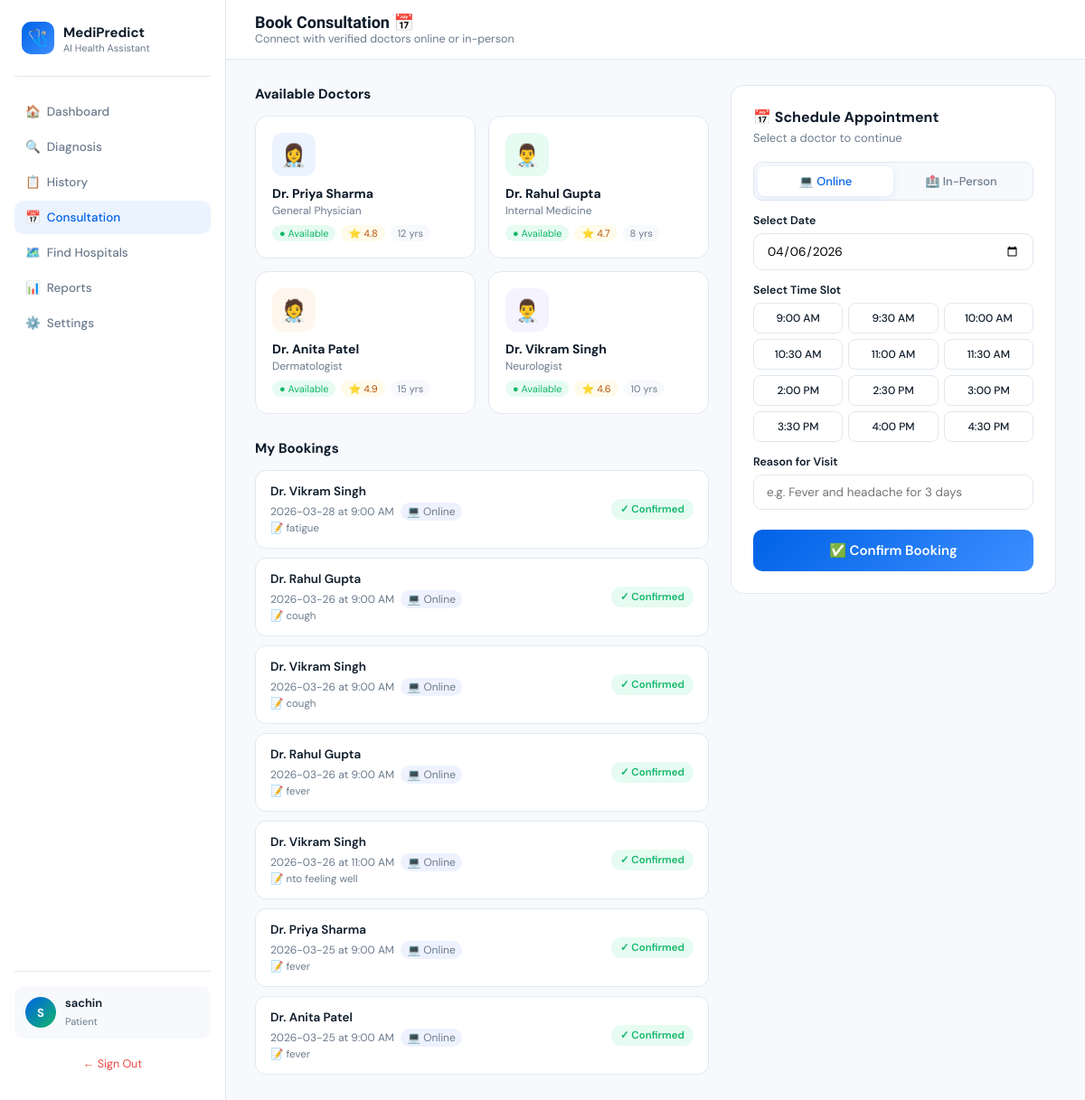
/consultation (signed in), run on an earlier commit of the app's database.
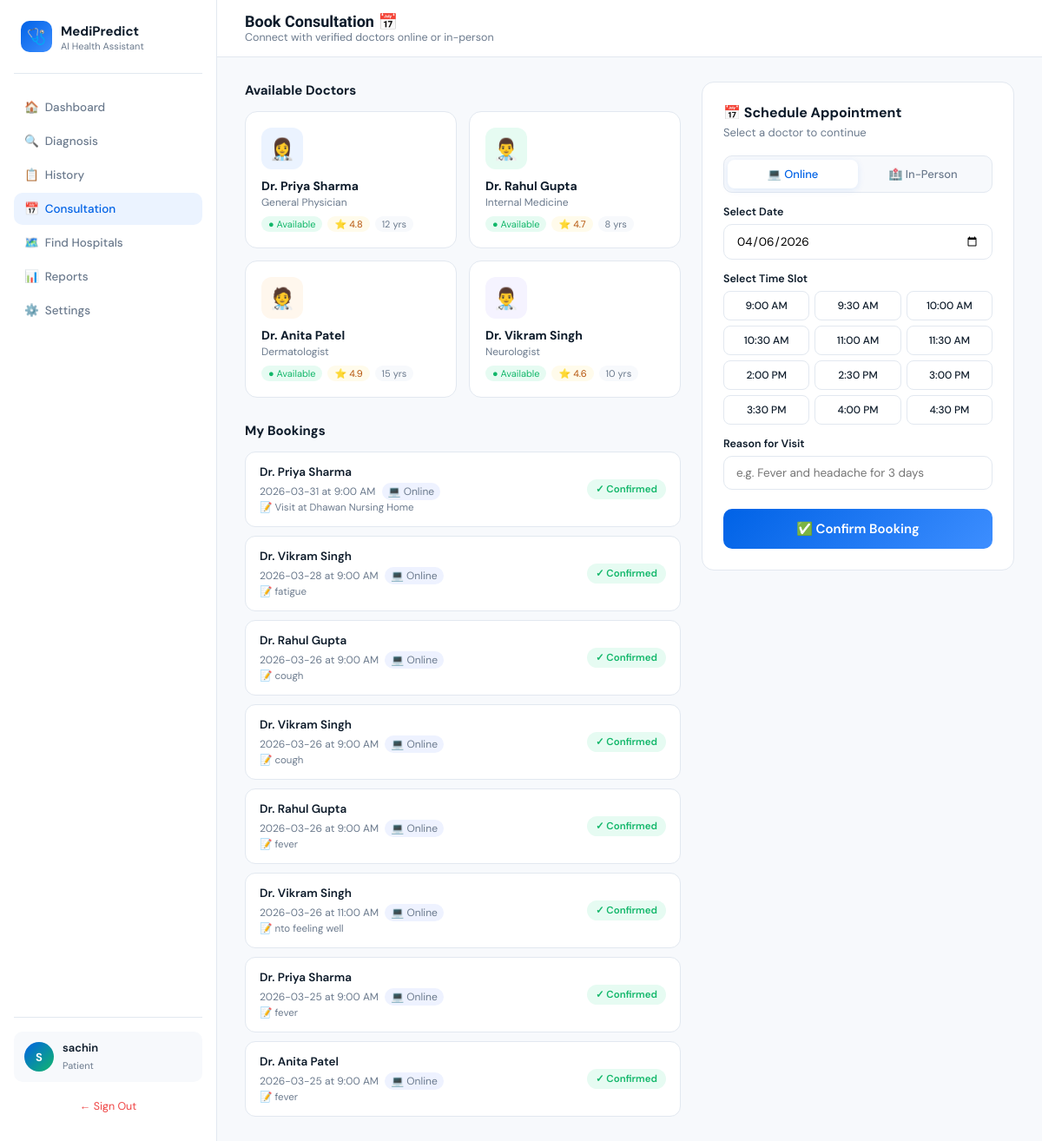
And on a later commit of the database.
### models.py (models this page shows)
class Booking(db.Model):
    __tablename__ = 'bookings'
    id         = db.Column(db.Integer,    primary_key=True)
    booking_id = db.Column(db.String(20), unique=True, nullable=False)
    user_id    = db.Column(db.Integer,    db.ForeignKey('users.id'), nullable=False)
    doctor     = db.Column(db.String(100))
    date       = db.Column(db.String(20))
    time       = db.Column(db.String(20))
    type       = db.Column(db.String(20))
    status     = db.Column(db.String(20), default='confirmed')
    reason     = db.Column(db.Text)
    created_at = db.Column(db.DateTime,  default=datetime.utcnow)
    user = db.relationship('User', backref=db.backref('bookings', lazy=True))
    def to_dict(self):
        return {
            "booking_id": self.booking_id,
            "doctor":     self.doctor  or "",
            "date":       self.date    or "",
            "time":       self.time    or "",
            "type":       self.type    or "",
            "status":     self.status  or "confirmed",
            "reason":     self.reason  or "",
        }

### app.py (the view)
@app.route("/consultation")
@login_required
def consultation_page():
    user     = current_user()
    bookings = (Booking.query.filter_by(user_id=user.id)
                .order_by(Booking.created_at.desc()).all())
    return render_template("consultation.html",
                           username=user.username,
                           my_bookings=[b.to_dict() for b in bookings])

### app.py (called while the page is built)
def login_required(f):
    @wraps(f)
    def decorated(*args, **kwargs):
        if "user_id" not in session:
            return redirect(url_for("login"))
        user = current_user()
        if user and user.role == "patient":
            from flask import request as _req
            if _req.endpoint not in ("payment_page", "confirm_order", "logout"):
                if not user.paid:
                    return redirect(url_for("payment_page"))
                if user.expires_at and user.expires_at < datetime.datetime.utcnow():
                    user.paid = False
                    db.session.commit()
                    return redirect(url_for("payment_page"))
        return f(*args, **kwargs)
    return decorated

def current_user():
    uid = session.get("user_id")
    return User.query.get(uid) if uid else None

### templates/Consultation.html (shortened to what this page needs)
<!DOCTYPE html>
<html lang="en">
<head>
</head>
<body>
<div class="layout">
<aside class="sidebar">
  <div class="logo"><div class="logo-icon">🩺</div><div><strong>MediPredict</strong><span>AI Health Assistant</span></div></div>
  <nav>
    <a href="/">🏠&nbsp; Dashboard</a>
    <a href="/">🔍&nbsp; Diagnosis</a>
    <a href="/history">📋&nbsp; History</a>
    <a href="/consultation" class="active">📅&nbsp; Consultation</a>
    <a href="/hospitals">🗺️&nbsp; Find Hospitals</a>
    <a href="/reports">📊&nbsp; Reports</a>
    <a href="/settings">⚙️&nbsp; Settings</a>
  </nav>
  <div class="sidebar-footer">
    <div class="user-card">
      <div class="avatar" id="avatarInitial">U</div>
      <div class="user-info"><strong>{{ username }}</strong><span>Patient</span></div>
    </div>
    <a href="/logout" style="display:block;text-align:center;margin-top:12px;font-size:12.5px;color:#EF4444;text-decoration:none;padding:8px;border-radius:8px;">← Sign Out</a>
  </div>
</aside>
<main class="main">
  <div class="topbar">
    <div><h1>Book Consultation 📅</h1><p>Connect with verified doctors online or in-person</p></div>
  </div>
  <div class="content">
    <div class="consult-layout">
      <div>
        <div class="section-label">Available Doctors</div>
        <div class="doctors-grid" id="doctorsGrid"></div>
        <div class="section-label" style="margin-top:4px;">My Bookings</div>
        <div class="booking-list" id="myBookingsList">
          {% if my_bookings %}
            {% for b in my_bookings %}
            <div class="booking-item">
              <div class="bi-info">
                <strong>{{ b.doctor }}</strong>
                <span>
                  {{ b.date }} at {{ b.time }}
                  <span class="bi-type">{% if b.type == 'online' %}💻 Online{% else %}🏥 In-Person{% endif %}</span>
                </span>
                {% if b.reason %}
                <span style="display:block;font-size:11.5px;color:var(--text-muted);margin-top:2px;">📝 {{ b.reason }}</span>
                {% endif %}
              </div>
              <span class="bi-badge {{ b.status }}">✓ {{ b.status | title }}</span>
            </div>
            {% endfor %}
          {% else %}
            <p id="emptyNote" style="color:var(--text-muted);font-size:13.5px;padding:12px 0;">No bookings yet. Book your first consultation above.</p>
          {% endif %}
        </div>
      </div>
      <div>
        <div class="book-card">
          <div class="book-title">📅 Schedule Appointment</div>
          <div class="book-sub" id="selectedDocName">Select a doctor to continue</div>
          <div class="type-toggle">
            <button class="type-btn active" onclick="setType(this,'online')">💻 Online</button>
            <button class="type-btn" onclick="setType(this,'in-person')">🏥 In-Person</button>
          </div>
          <div class="form-group">
            <label>Select Date</label>
            <input type="date" id="bookDate">
          </div>
          <div class="form-group">
            <label>Select Time Slot</label>
            <div class="time-slots" id="timeSlots"></div>
          </div>
          <div class="form-group">
            <label>Reason for Visit</label>
            <input type="text" id="bookReason" placeholder="e.g. Fever and headache for 3 days">
          </div>
          <button class="book-btn" id="bookBtn" onclick="bookNow()">✅ Confirm Booking</button>
        </div>
      </div>
    </div>
  </div>
</main>
</div>
</body>
</html>

What changed in the data, as far as the page shows it:
added Booking: doctor "Dr. Priya Sharma", date "2026-03-31", time "9:00 AM", type "💻 Online", reason "Visit at Dhawan Nursing Home", status "Confirmed"
